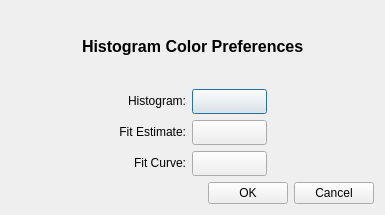
<?xml version="1.0" encoding="UTF-8"?>
<ui version="4.0">
 <class>ColorPreferencesClass</class>
 <widget class="QDialog" name="ColorPreferencesClass">
  <property name="geometry">
   <rect>
    <x>0</x>
    <y>0</y>
    <width>385</width>
    <height>215</height>
   </rect>
  </property>
  <property name="windowTitle">
   <string>ColorPreferences</string>
  </property>
  <layout class="QVBoxLayout" name="verticalLayout">
   <item>
    <layout class="QHBoxLayout" name="horizontalLayout">
     <item>
      <spacer name="horizontalSpacer">
       <property name="orientation">
        <enum>Qt::Horizontal</enum>
       </property>
       <property name="sizeHint" stdset="0">
        <size>
         <width>40</width>
         <height>20</height>
        </size>
       </property>
      </spacer>
     </item>
     <item>
      <widget class="QLabel" name="histogramColorTitleLabel">
       <property name="font">
        <font>
         <pointsize>12</pointsize>
         <weight>75</weight>
         <bold>true</bold>
        </font>
       </property>
       <property name="text">
        <string>&lt;font color='black'&gt;Histogram Color Preferences&lt;/font&gt;</string>
       </property>
      </widget>
     </item>
     <item>
      <spacer name="horizontalSpacer_2">
       <property name="orientation">
        <enum>Qt::Horizontal</enum>
       </property>
       <property name="sizeHint" stdset="0">
        <size>
         <width>40</width>
         <height>20</height>
        </size>
       </property>
      </spacer>
     </item>
    </layout>
   </item>
   <item>
    <layout class="QHBoxLayout" name="horizontalLayout_2">
     <item>
      <spacer name="horizontalSpacer_3">
       <property name="orientation">
        <enum>Qt::Horizontal</enum>
       </property>
       <property name="sizeHint" stdset="0">
        <size>
         <width>40</width>
         <height>20</height>
        </size>
       </property>
      </spacer>
     </item>
     <item>
      <layout class="QGridLayout" name="gridLayout">
       <item row="0" column="0">
        <widget class="QLabel" name="histogramLabel">
         <property name="text">
          <string>&lt;font color='black'&gt;Histogram:&lt;/font&gt;</string>
         </property>
         <property name="alignment">
          <set>Qt::AlignRight|Qt::AlignTrailing|Qt::AlignVCenter</set>
         </property>
        </widget>
       </item>
       <item row="0" column="1">
        <widget class="QPushButton" name="histogramColorButton">
         <property name="sizePolicy">
          <sizepolicy hsizetype="Fixed" vsizetype="Fixed">
           <horstretch>0</horstretch>
           <verstretch>0</verstretch>
          </sizepolicy>
         </property>
         <property name="minimumSize">
          <size>
           <width>75</width>
           <height>25</height>
          </size>
         </property>
         <property name="text">
          <string/>
         </property>
        </widget>
       </item>
       <item row="1" column="0">
        <widget class="QLabel" name="estimateLabel">
         <property name="text">
          <string>&lt;font color='black'&gt;Fit Estimate:&lt;/font&gt;</string>
         </property>
         <property name="alignment">
          <set>Qt::AlignRight|Qt::AlignTrailing|Qt::AlignVCenter</set>
         </property>
        </widget>
       </item>
       <item row="1" column="1">
        <widget class="QPushButton" name="fitEstimateColorButton">
         <property name="sizePolicy">
          <sizepolicy hsizetype="Fixed" vsizetype="Fixed">
           <horstretch>0</horstretch>
           <verstretch>0</verstretch>
          </sizepolicy>
         </property>
         <property name="minimumSize">
          <size>
           <width>75</width>
           <height>25</height>
          </size>
         </property>
         <property name="text">
          <string/>
         </property>
        </widget>
       </item>
       <item row="2" column="0">
        <widget class="QLabel" name="fitLabel">
         <property name="text">
          <string>&lt;font color='black'&gt;Fit Curve:&lt;/font&gt;</string>
         </property>
         <property name="alignment">
          <set>Qt::AlignRight|Qt::AlignTrailing|Qt::AlignVCenter</set>
         </property>
        </widget>
       </item>
       <item row="2" column="1">
        <widget class="QPushButton" name="fitCurveColorButton">
         <property name="sizePolicy">
          <sizepolicy hsizetype="Fixed" vsizetype="Fixed">
           <horstretch>0</horstretch>
           <verstretch>0</verstretch>
          </sizepolicy>
         </property>
         <property name="minimumSize">
          <size>
           <width>75</width>
           <height>25</height>
          </size>
         </property>
         <property name="text">
          <string/>
         </property>
        </widget>
       </item>
      </layout>
     </item>
     <item>
      <spacer name="horizontalSpacer_4">
       <property name="orientation">
        <enum>Qt::Horizontal</enum>
       </property>
       <property name="sizeHint" stdset="0">
        <size>
         <width>40</width>
         <height>20</height>
        </size>
       </property>
      </spacer>
     </item>
    </layout>
   </item>
   <item>
    <layout class="QHBoxLayout" name="horizontalLayout_3">
     <item>
      <spacer name="horizontalSpacer_5">
       <property name="orientation">
        <enum>Qt::Horizontal</enum>
       </property>
       <property name="sizeHint" stdset="0">
        <size>
         <width>40</width>
         <height>20</height>
        </size>
       </property>
      </spacer>
     </item>
     <item>
      <widget class="QPushButton" name="okButton">
       <property name="text">
        <string>OK</string>
       </property>
      </widget>
     </item>
     <item>
      <widget class="QPushButton" name="cancelButton">
       <property name="text">
        <string>Cancel</string>
       </property>
      </widget>
     </item>
    </layout>
   </item>
  </layout>
 </widget>
 <layoutdefault spacing="6" margin="11"/>
 <resources/>
 <connections/>
</ui>
